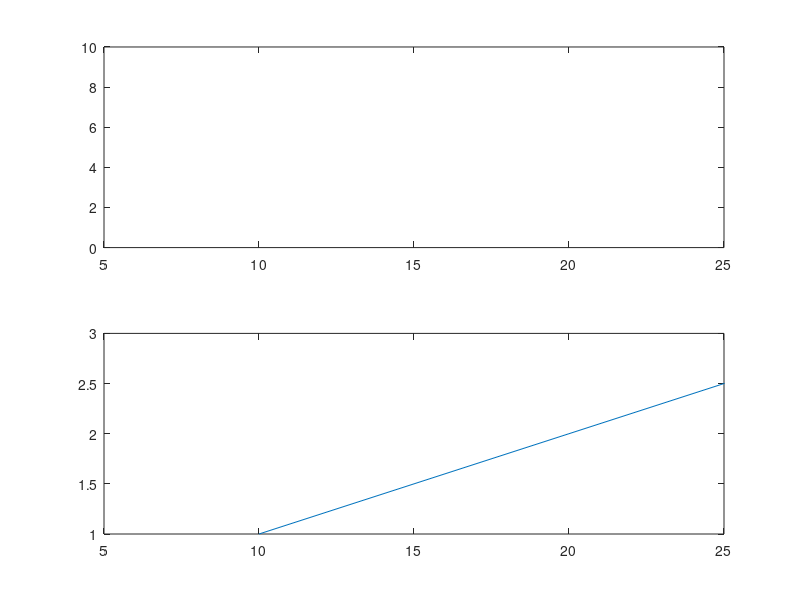

This chart was generated by the following MATLAB code:
f = figure(207);
ax1 = subplot(211);
plot([0, 1, 2], [0, 1, 0]);
ax2 = subplot(212);
plot([10, 20, 30], [1, 2, 3]);

linkaxes([ax1, ax2], 'x');
subplot(211);
xlim([5, 25]);
x_linked = get(ax2, 'XLim');

linkaxes([ax1, ax2], 'y');
subplot(212);
ylim([0, 10]);
y_linked = get(ax1, 'YLim');

linkaxes([ax1, ax2], 'off');
subplot(212);
ylim([1, 3]);
y_unlinked = get(ax1, 'YLim');
